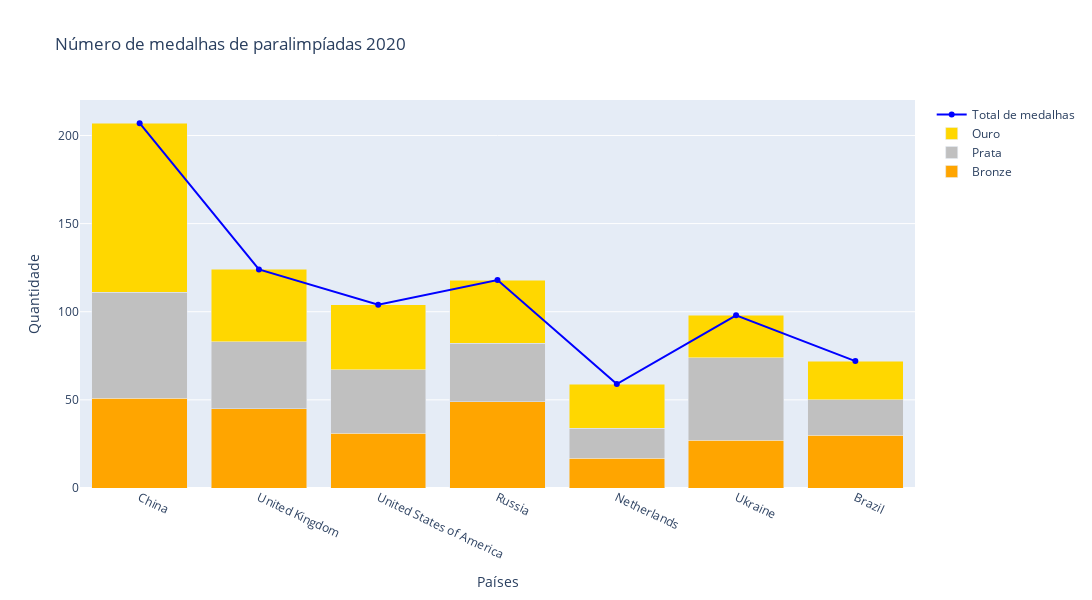

Notebook code for this chart:
### Code cell
trace1 = go.Bar(
x=df_param['Países'],
y=df_param['Bronze paralimpíadas'],
name='Bronze',
marker_color='orange'
)
trace2 = go.Bar(
    x=df_param['Países'],
    y=df_param['Prata paralimpíadas'],
    name='Prata',
    marker_color='silver'
)
trace3 = go.Bar(
    x=df_param['Países'],
    y = df_param['Ouro paralimpíadas'],
    name='Ouro',
    marker_color='gold'
)
trace4 = go.Scatter(
    x=df_param['Países'],
    y=df_param['Total medalhas paralimpíadas'],name='Total de medalhas',
    line = dict(color='blue', width=2)
)

data=[trace1, trace2, trace3, trace4]
layout= go.Layout(
    barmode= 'stack',
    title='Número de medalhas de paralimpíadas 2020',
    xaxis={'title': 'Países', 'tickangle' : 25},
    yaxis=dict(title='Quantidade'),
    height=600, width=1100
)

fig= go.Figure(data=data, layout=layout)
fig.show()

### Figure 1 — Plotly figure (JSON) as saved in the notebook; plotly's stock layout.template omitted (floating-point values rounded to 4 significant figures)
{"data": [{"marker": {"color": "orange"}, "name": "Bronze", "type": "bar", "x": ["China", "United Kingdom", "United States of America", "Russia", "Netherlands", "Ukraine", "Brazil"], "y": [51, 45, 31, 49, 17, 27, 30]}, {"marker": {"color": "silver"}, "name": "Prata", "type": "bar", "x": ["China", "United Kingdom", "United States of America", "Russia", "Netherlands", "Ukraine", "Brazil"], "y": [60, 38, 36, 33, 17, 47, 20]}, {"marker": {"color": "gold"}, "name": "Ouro", "type": "bar", "x": ["China", "United Kingdom", "United States of America", "Russia", "Netherlands", "Ukraine", "Brazil"], "y": [96, 41, 37, 36, 25, 24, 22]}, {"line": {"color": "blue", "width": 2}, "name": "Total de medalhas", "type": "scatter", "x": ["China", "United Kingdom", "United States of America", "Russia", "Netherlands", "Ukraine", "Brazil"], "y": [207, 124, 104, 118, 59, 98, 72]}], "layout": {"barmode": "stack", "height": 600, "title": {"text": "Número de medalhas de paralimpíadas 2020"}, "width": 1100, "xaxis": {"tickangle": 25, "title": {"text": "Países"}}, "yaxis": {"title": {"text": "Quantidade"}}}}
